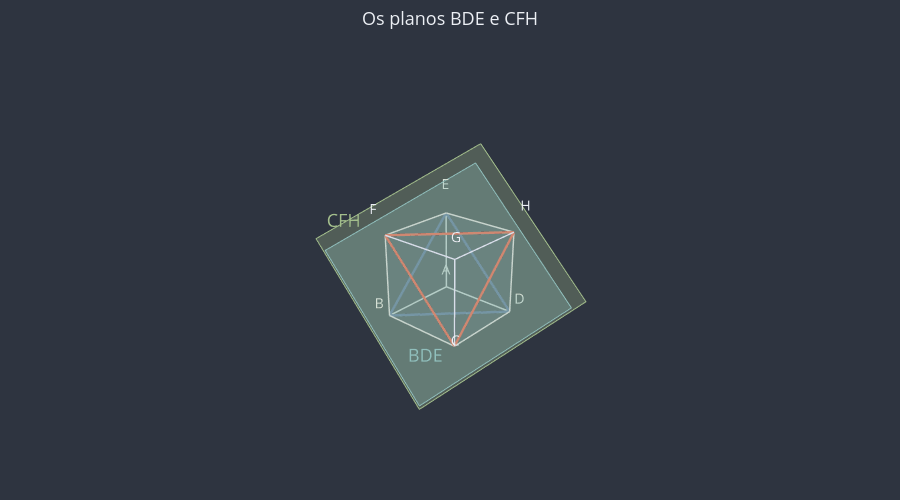

The notebook cell saved with this chart:
### Markdown cell above
Para o Exercício 6, veja os planos $BDE$ e $CFH$ desenhados dentro do cubo.

### Code cell
fig = u3d.criar_figura(titulo="Os planos BDE e CFH")
fig = u3d.desenhar_cubo(fig)
fig = u3d.desenhar_plano_por_tres_pontos(
    fig, B, D, E, rotulo="BDE", opacidade=0.3, tamanho=1
)
fig = u3d.desenhar_plano_por_tres_pontos(
    fig, C, F, H, rotulo="CFH", cor=u3d.CORES["plano_secundario"], opacidade=0.3,
    tamanho=1,
)
# Os triângulos BDE e CFH, cujos lados são diagonais das faces.
for inicio, fim in [(B, D), (D, E), (E, B)]:
    fig = u3d.desenhar_segmento(fig, inicio, fim, cor=u3d.CORES["reta"], espessura=5)
for inicio, fim in [(C, F), (F, H), (H, C)]:
    fig = u3d.desenhar_segmento(
        fig, inicio, fim, cor=u3d.CORES["reta_secundaria"], espessura=5
    )
u3d.mostrar(fig)

### Figure 1 — Plotly figure (JSON) as saved in the notebook; plotly's stock layout.template omitted (floating-point values rounded to 4 significant figures)
{"data": [{"color": "#81A1C1", "hoverinfo": "skip", "i": [0, 0, 4, 4, 0, 0, 1, 1, 2, 2, 3, 3], "j": [1, 2, 5, 6, 1, 5, 2, 6, 3, 7, 0, 4], "k": [2, 3, 6, 7, 5, 4, 6, 5, 7, 6, 4, 7], "lighting": {"ambient": 1, "diffuse": 0, "fresnel": 0, "specular": 0}, "opacity": 0.08, "type": "mesh3d", "x": [0.0, 2.0, 2.0, 0.0, 0.0, 2.0, 2.0, 0.0], "y": [0.0, 0.0, 2.0, 2.0, 0.0, 0.0, 2.0, 2.0], "z": [0.0, 0.0, 0.0, 0.0, 2.0, 2.0, 2.0, 2.0]}, {"hoverinfo": "skip", "line": {"color": "#D8DEE9", "dash": "solid", "width": 3}, "mode": "lines", "type": "scatter3d", "x": [0, 2], "y": [0, 0], "z": [0, 0]}, {"hoverinfo": "skip", "line": {"color": "#D8DEE9", "dash": "solid", "width": 3}, "mode": "lines", "type": "scatter3d", "x": [2, 2], "y": [0, 2], "z": [0, 0]}, {"hoverinfo": "skip", "line": {"color": "#D8DEE9", "dash": "solid", "width": 3}, "mode": "lines", "type": "scatter3d", "x": [2, 0], "y": [2, 2], "z": [0, 0]}, {"hoverinfo": "skip", "line": {"color": "#D8DEE9", "dash": "solid", "width": 3}, "mode": "lines", "type": "scatter3d", "x": [0, 0], "y": [2, 0], "z": [0, 0]}, {"hoverinfo": "skip", "line": {"color": "#D8DEE9", "dash": "solid", "width": 3}, "mode": "lines", "type": "scatter3d", "x": [0, 2], "y": [0, 0], "z": [2, 2]}, {"hoverinfo": "skip", "line": {"color": "#D8DEE9", "dash": "solid", "width": 3}, "mode": "lines", "type": "scatter3d", "x": [2, 2], "y": [0, 2], "z": [2, 2]}, {"hoverinfo": "skip", "line": {"color": "#D8DEE9", "dash": "solid", "width": 3}, "mode": "lines", "type": "scatter3d", "x": [2, 0], "y": [2, 2], "z": [2, 2]}, {"hoverinfo": "skip", "line": {"color": "#D8DEE9", "dash": "solid", "width": 3}, "mode": "lines", "type": "scatter3d", "x": [0, 0], "y": [2, 0], "z": [2, 2]}, {"hoverinfo": "skip", "line": {"color": "#D8DEE9", "dash": "solid", "width": 3}, "mode": "lines", "type": "scatter3d", "x": [0, 0], "y": [0, 0], "z": [0, 2]}, {"hoverinfo": "skip", "line": {"color": "#D8DEE9", "dash": "solid", "width": 3}, "mode": "lines", "type": "scatter3d", "x": [2, 2], "y": [0, 0], "z": [0, 2]}, {"hoverinfo": "skip", "line": {"color": "#D8DEE9", "dash": "solid", "width": 3}, "mode": "lines", "type": "scatter3d", "x": [2, 2], "y": [2, 2], "z": [0, 2]}, {"hoverinfo": "skip", "line": {"color": "#D8DEE9", "dash": "solid", "width": 3}, "mode": "lines", "type": "scatter3d", "x": [0, 0], "y": [2, 2], "z": [0, 2]}, {"hoverinfo": "skip", "mode": "text", "text": ["A"], "textfont": {"color": "#ECEFF4", "size": 14}, "type": "scatter3d", "x": [-0.1732], "y": [-0.1732], "z": [-0.1732]}, {"hoverinfo": "skip", "mode": "text", "text": ["B"], "textfont": {"color": "#ECEFF4", "size": 14}, "type": "scatter3d", "x": [2.173], "y": [-0.1732], "z": [-0.1732]}, {"hoverinfo": "skip", "mode": "text", "text": ["C"], "textfont": {"color": "#ECEFF4", "size": 14}, "type": "scatter3d", "x": [2.173], "y": [2.173], "z": [-0.1732]}, {"hoverinfo": "skip", "mode": "text", "text": ["D"], "textfont": {"color": "#ECEFF4", "size": 14}, "type": "scatter3d", "x": [-0.1732], "y": [2.173], "z": [-0.1732]}, {"hoverinfo": "skip", "mode": "text", "text": ["E"], "textfont": {"color": "#ECEFF4", "size": 14}, "type": "scatter3d", "x": [-0.1732], "y": [-0.1732], "z": [2.173]}, {"hoverinfo": "skip", "mode": "text", "text": ["F"], "textfont": {"color": "#ECEFF4", "size": 14}, "type": "scatter3d", "x": [2.173], "y": [-0.1732], "z": [2.173]}, {"hoverinfo": "skip", "mode": "text", "text": ["G"], "textfont": {"color": "#ECEFF4", "size": 14}, "type": "scatter3d", "x": [2.173], "y": [2.173], "z": [2.173]}, {"hoverinfo": "skip", "mode": "text", "text": ["H"], "textfont": {"color": "#ECEFF4", "size": 14}, "type": "scatter3d", "x": [-0.1732], "y": [2.173], "z": [2.173]}, {"color": "#88C0D0", "hoverinfo": "skip", "i": [0, 0], "j": [1, 2], "k": [2, 3], "lighting": {"ambient": 1, "diffuse": 0, "fresnel": 0, "specular": 0}, "opacity": 0.3, "type": "mesh3d", "x": [-1.067, -1.067, 2.4, 2.4], "y": [3.034, 0.03222, -1.701, 1.301], "z": [0.03222, 3.034, 1.301, -1.701]}, {"hoverinfo": "skip", "line": {"color": "#88C0D0", "width": 2}, "mode": "lines", "type": "scatter3d", "x": [-1.067, -1.067, 2.4, 2.4, -1.067], "y": [3.034, 0.03222, -1.701, 1.301, 3.034], "z": [0.03222, 3.034, 1.301, -1.701, 0.03222]}, {"hoverinfo": "skip", "mode": "text", "text": ["BDE"], "textfont": {"color": "#88C0D0", "size": 18}, "type": "scatter3d", "x": [2.053], "y": [1.174], "z": [-1.228]}, {"color": "#A3BE8C", "hoverinfo": "skip", "i": [0, 0], "j": [1, 2], "k": [2, 3], "lighting": {"ambient": 1, "diffuse": 0, "fresnel": 0, "specular": 0}, "opacity": 0.3, "type": "mesh3d", "x": [-0.4, -0.4, 3.067, 3.067], "y": [0.6989, 3.701, 1.968, -1.034], "z": [3.701, 0.6989, -1.034, 1.968]}, {"hoverinfo": "skip", "line": {"color": "#A3BE8C", "width": 2}, "mode": "lines", "type": "scatter3d", "x": [-0.4, -0.4, 3.067, 3.067, -0.4], "y": [0.6989, 3.701, 1.968, -1.034, 0.6989], "z": [3.701, 0.6989, -1.034, 1.968, 3.701]}, {"hoverinfo": "skip", "mode": "text", "text": ["CFH"], "textfont": {"color": "#A3BE8C", "size": 18}, "type": "scatter3d", "x": [2.72], "y": [-0.5609], "z": [1.841]}, {"hoverinfo": "skip", "line": {"color": "#5E81AC", "dash": "solid", "width": 5}, "mode": "lines", "type": "scatter3d", "x": [2, 0], "y": [0, 2], "z": [0, 0]}, {"hoverinfo": "skip", "line": {"color": "#5E81AC", "dash": "solid", "width": 5}, "mode": "lines", "type": "scatter3d", "x": [0, 0], "y": [2, 0], "z": [0, 2]}, {"hoverinfo": "skip", "line": {"color": "#5E81AC", "dash": "solid", "width": 5}, "mode": "lines", "type": "scatter3d", "x": [0, 2], "y": [0, 0], "z": [2, 0]}, {"hoverinfo": "skip", "line": {"color": "#D08770", "dash": "solid", "width": 5}, "mode": "lines", "type": "scatter3d", "x": [2, 2], "y": [2, 0], "z": [0, 2]}, {"hoverinfo": "skip", "line": {"color": "#D08770", "dash": "solid", "width": 5}, "mode": "lines", "type": "scatter3d", "x": [2, 0], "y": [0, 2], "z": [2, 2]}, {"hoverinfo": "skip", "line": {"color": "#D08770", "dash": "solid", "width": 5}, "mode": "lines", "type": "scatter3d", "x": [0, 2], "y": [2, 2], "z": [2, 0]}], "layout": {"font": {"color": "#ECEFF4", "size": 13}, "height": 500, "margin": {"b": 0, "l": 0, "r": 0, "t": 50}, "paper_bgcolor": "#2E3440", "plot_bgcolor": "#2E3440", "scene": {"aspectmode": "data", "bgcolor": "#2E3440", "camera": {"eye": {"x": 1.6, "y": 1.4, "z": 1}}, "xaxis": {"visible": false}, "yaxis": {"visible": false}, "zaxis": {"visible": false}}, "showlegend": false, "title": {"text": "Os planos BDE e CFH", "x": 0.5}}}
